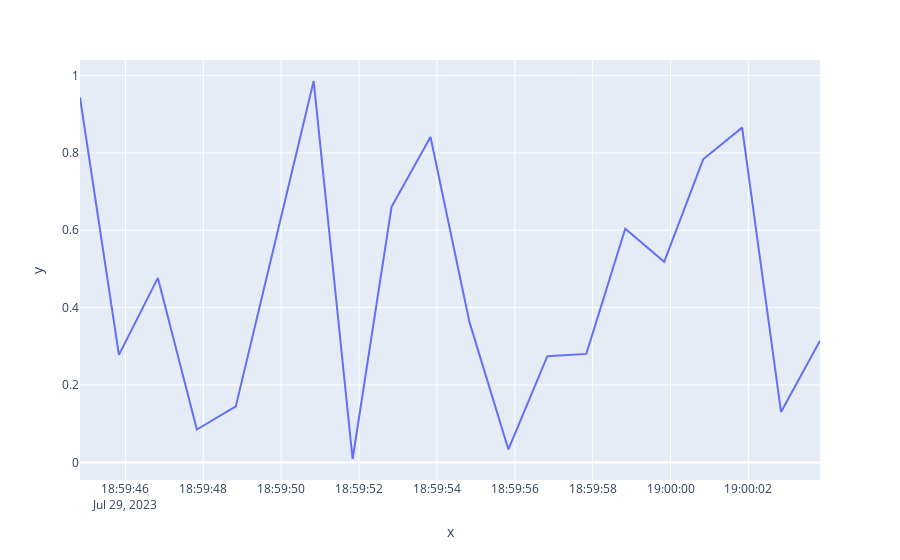

Write notebook code for a chart like this one.
### Code cell
px.line(x=tempo, y=valor)

### Figure 1 — Plotly figure (JSON) as saved in the notebook; plotly's stock layout.template omitted (floating-point values rounded to 4 significant figures)
{"data": [{"hovertemplate": "x=%{x}<br>y=%{y}<extra></extra>", "legendgroup": "", "line": {"color": "#636efa", "dash": "solid"}, "marker": {"symbol": "circle"}, "mode": "lines", "name": "", "orientation": "v", "showlegend": false, "type": "scatter", "x": ["2023-07-29T18:59:44.831806", "2023-07-29T18:59:45.832226", "2023-07-29T18:59:46.832810", "2023-07-29T18:59:47.833113", "2023-07-29T18:59:48.833547", "2023-07-29T18:59:49.833827", "2023-07-29T18:59:50.834018", "2023-07-29T18:59:51.834481", "2023-07-29T18:59:52.834827", "2023-07-29T18:59:53.835443", "2023-07-29T18:59:54.836042", "2023-07-29T18:59:55.836353", "2023-07-29T18:59:56.836607", "2023-07-29T18:59:57.837254", "2023-07-29T18:59:58.837685", "2023-07-29T18:59:59.838250", "2023-07-29T19:00:00.838573", "2023-07-29T19:00:01.839235", "2023-07-29T19:00:02.839591", "2023-07-29T19:00:03.839913"], "xaxis": "x", "y": [0.9433, 0.278, 0.4769, 0.08484, 0.1446, 0.5614, 0.9859, 0.008736, 0.6607, 0.8412, 0.3625, 0.0335, 0.2747, 0.2805, 0.6038, 0.5186, 0.7833, 0.8653, 0.1301, 0.3147], "yaxis": "y"}], "layout": {"legend": {"tracegroupgap": 0}, "margin": {"t": 60}, "xaxis": {"anchor": "y", "domain": [0, 1], "title": {"text": "x"}}, "yaxis": {"anchor": "x", "domain": [0, 1], "title": {"text": "y"}}}}
